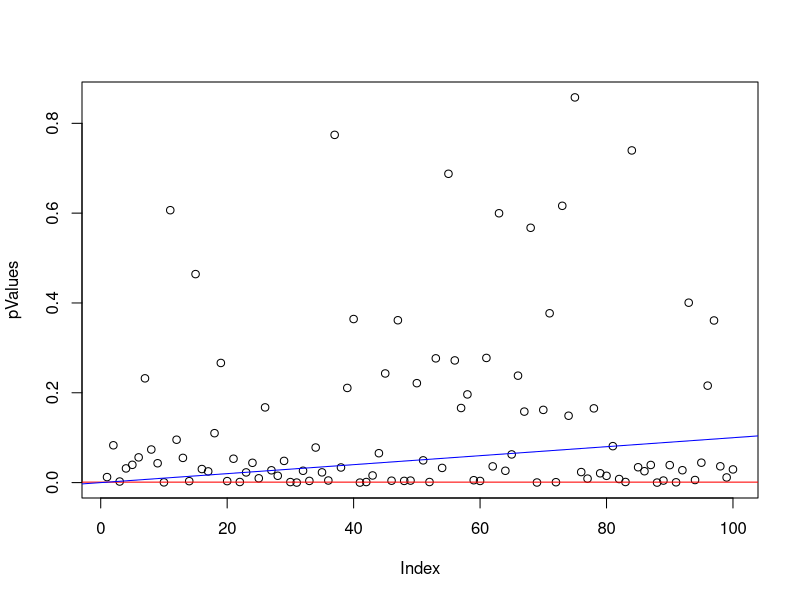
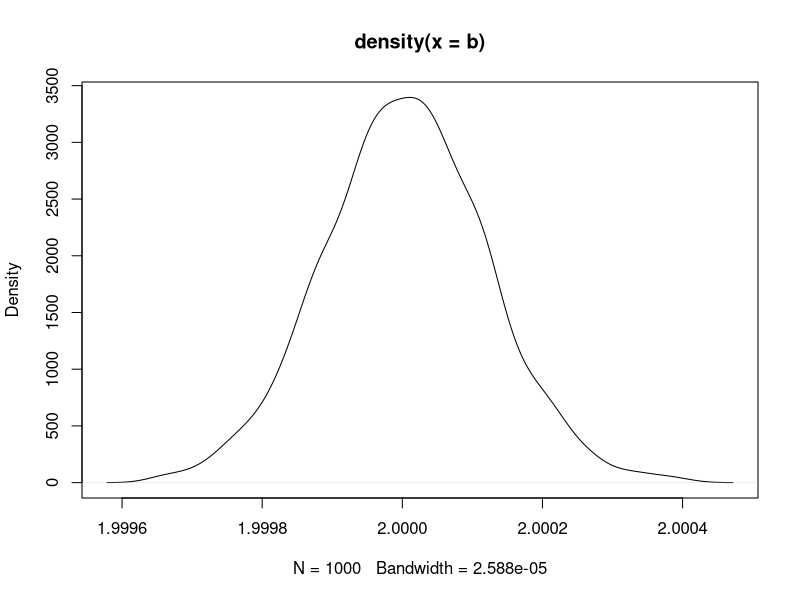
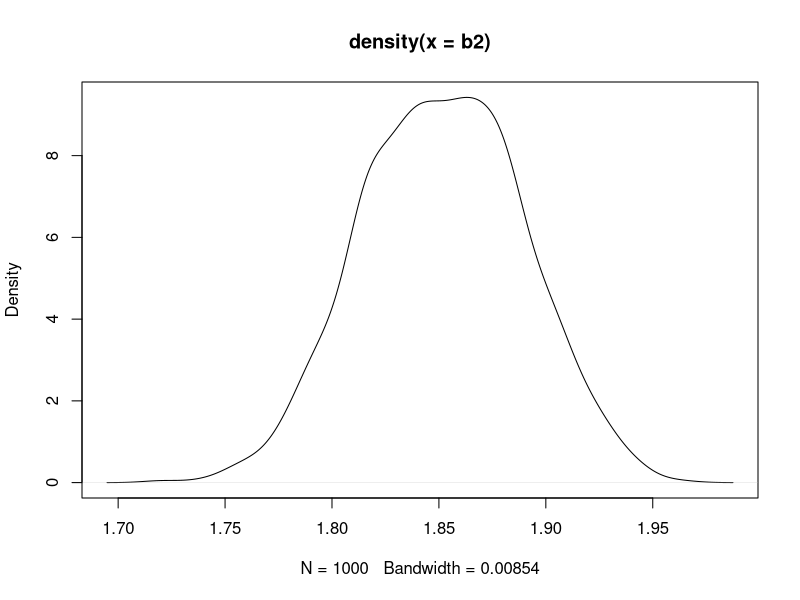
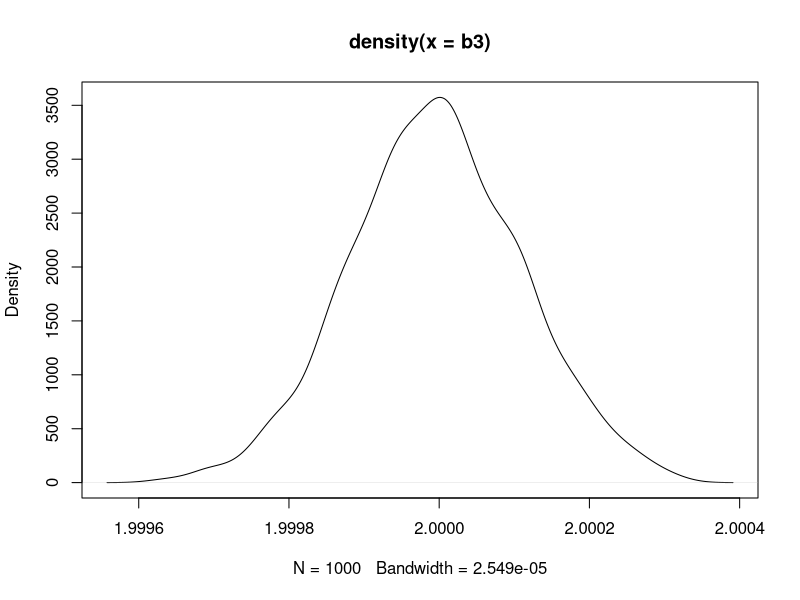
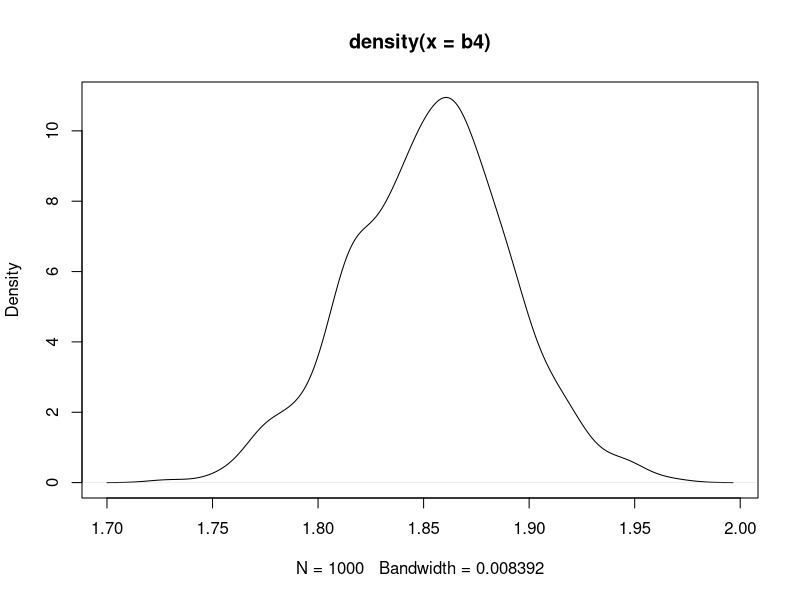

The R script that drew these images, in order:
setwd("C:/Users/Lukasz/Documents/R/Week8");

# q2

set.seed(3343)
pValues = rep(NA,100)
for(i in 1:100){
  z = rnorm(20)
  x = rnorm(20)
  y = rnorm(20,mean=0.5*x)
  pValues[i] = summary(lm(y ~ x))$coef[2,4]
}

plot(pValues)
sum(p.adjust(pValues,method="bonferroni") < 0.1)
abline(b=0, a=0.1/100, ,col="red")

sum(p.adjust(pValues,method="BH") < 0.1)
abline(a= 0, b=0.1/100,col="blue")

# q4

# y = 1 + 2*x + e

# case 1

b <- rep(NA,1000)

for (i in 1:1000)
{
  x <- rnorm(1000)
  
  x <- order(x)[1:900]
  
  e <- rnorm(900) 
  y <- 1 + 2*x +e
  
  b[i] <- lm(y ~ x)$coef[2]
  
}

mean(b)

plot(density(b))

# case 2

b2 <- rep(NA,1000)

for (i in 1:1000)
{
  x <- rnorm(1000)
   
  e <- rnorm(1000) 
  
  y <- 1 + 2*x +e
  
  y_sort <- sort(y, index.return=T)
  
  ind <- y_sort$ix[1:900]
  
  b2[i] <- lm(y[ind] ~ x[ind])$coef[2]
  
}

mean(b2)

plot(density(b2))


# q5

library("MASS")

# case 1

b3 <- rep(NA,1000)

for (i in 1:1000)
{
  x <- rnorm(1000)
  
  x <- order(x)[1:900]
  
  e <- rnorm(900) 
  y <- 1 + 2*x +e
  
  b3[i] <- rlm(y ~ x)$coef[2]
  
}

mean(b3)

plot(density(b3))

# case 2

b4 <- rep(NA,1000)

for (i in 1:1000)
{
  x <- rnorm(1000)
  
  e <- rnorm(1000) 
  
  y <- 1 + 2*x +e
  
  y_sort <- sort(y, index.return=T)
  
  ind <- y_sort$ix[1:900]
  
  b4[i] <- rlm(y[ind] ~ x[ind])$coef[2]
  
}

mean(b4)

plot(density(b4))